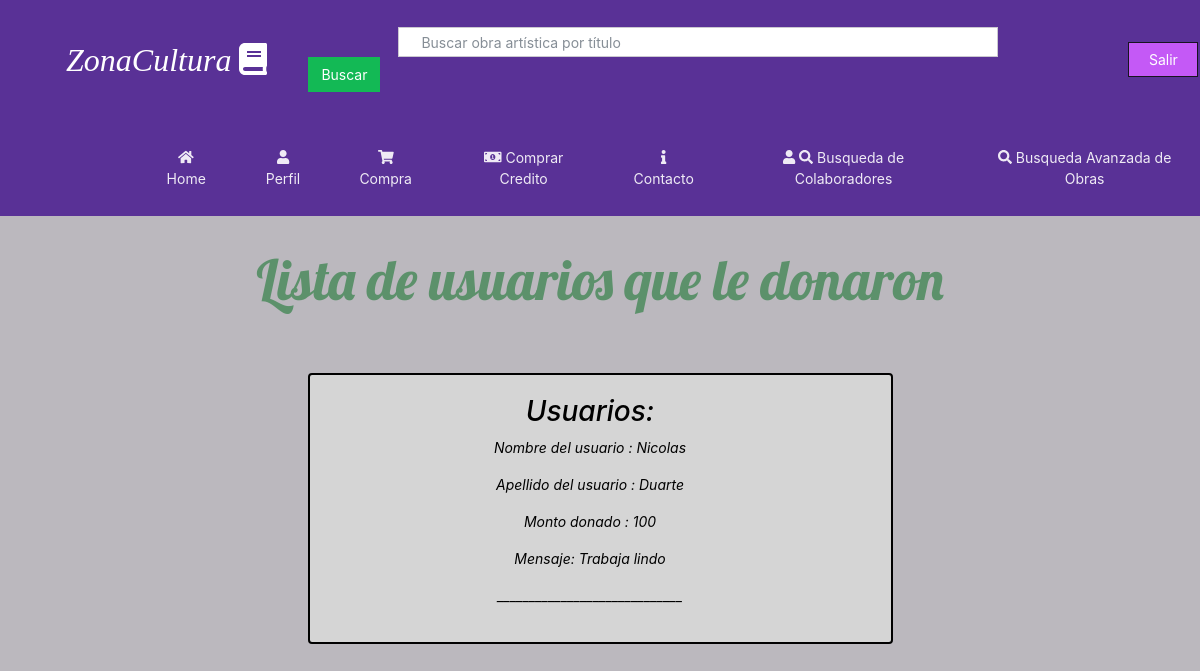
Screenshot of /VistaDonantes (signed in) with the database file from the repository.
### homePage/models.py (models this page shows, shortened)
class Donacion(models.Model):
		usuarioDonante=models.ForeignKey (infousuario,on_delete=models.SET_NULL, null=True,related_name='usuarioDonante')
		usuarioBen=models.ForeignKey (infousuario,on_delete=models.SET_NULL, null=True,related_name='usuarioBen')
		cantidad =models.PositiveIntegerField(default=0)
		mensaje=models.TextField(max_length=150,default="")

class infousuario(models.Model):
	cuantaCerrada=models.BooleanField(default=False)
	tieneCuentaActivada=models.BooleanField(default=True)
	balance= models.IntegerField(default=0,validators=[MinValueValidator(50)])
	user= models.OneToOneField (User,on_delete=models.CASCADE)
	descripcion=models.TextField(max_length=130, default="",blank=True, null=True)
	aficiones= models.ForeignKey(competencias,on_delete=models.CASCADE,null=True)
	es_CreadorDeContenido= models.BooleanField(default=False)
	profile_img=models.ImageField(upload_to='images/profile/',default='images/profile/perfilb.jpg',null=False,blank=False)
	es_Colaborador= models.BooleanField(default=False)
	numeroTelefono=models.PositiveIntegerField(blank=True, null=True, validators=[MinValueValidator(1000000),MaxValueValidator(9999999999)])

### homePage/views.py (the view)
# urls.py: url(r'^VistaDonantes$', views.donadores_view, name='ver Donadores'),
@login_required(login_url='/')
def donadores_view(request):
	usuario= infousuario.objects.get(user = request.user)
	usuariosDonadores=[]
	donadorex=Donacion.objects.filter(usuarioBen=infousuario.objects.get(user = request.user))
	for item in donadorex:
		if( item.usuarioDonante is not None and item.cantidad is not None ):#Si es un libro
			usuariosDonadores.append(item)
	return render(request,'VistaDonantes.html',{'usuariosDonadores':usuariosDonadores})

### homePage/templates/VistaDonantes.html (shortened to what this page needs)
{% extends 'plantillaGeneral.html' %}
{% block extrahead %}
<link rel="stylesheet" href="/static/css/perfil.css">
{% endblock %}
{% block content %}
<h1 class="heading">Lista de usuarios que le donaron</h1>
<div class="row">
	<div class="col col-3"></div>
	<div class="col col-6">
		<div class="container-7 conteiner">
			<center>
			<h2><em><i>Usuarios:</em></i></h2>
				{% for  Usuarios in usuariosDonadores %}
				<p><em><i>Nombre del usuario :</i> {{Usuarios.usuarioDonante.user.first_name}}</p>
				<p><em><i>Apellido del usuario : </i>{{Usuarios.usuarioDonante.user.last_name}}</p>
				<p><em><i>Monto donado :</i> {{Usuarios.cantidad}}</p>
				<p><em><i>Mensaje:</i> {{Usuarios.mensaje}}</p>
				<p>_____________________________</p>
				{%endfor%}
			</center>
	</div>
{% endblock %}

### homePage/static/css/perfil.css (style rules this page uses)
.heading { text-align: center; margin-top: 30px; margin-bottom: 60px; position: relative; font-family: 'Lobster', cursive; color: #5C916B; font-size: 4em; }
.container-7 { padding-top: 20px; padding-bottom: 20px; padding-right: 50px; padding-left: 30px; margin-right: 0px; margin-bottom: 50px; border-style: solid; border-width: 2px; border-color: black; border-radius: 4px; color: #000; background-color: #D5D5D5; }

### homePage/static/css/paginahome.css (style rules this page uses)
body { background-color: #BBB8BE; }

### rows the page displays
Donacion: usuarioDonante.user.first_name "Nicolas", usuarioDonante.user.last_name "Duarte", cantidad "100", mensaje "Trabaja lindo"
